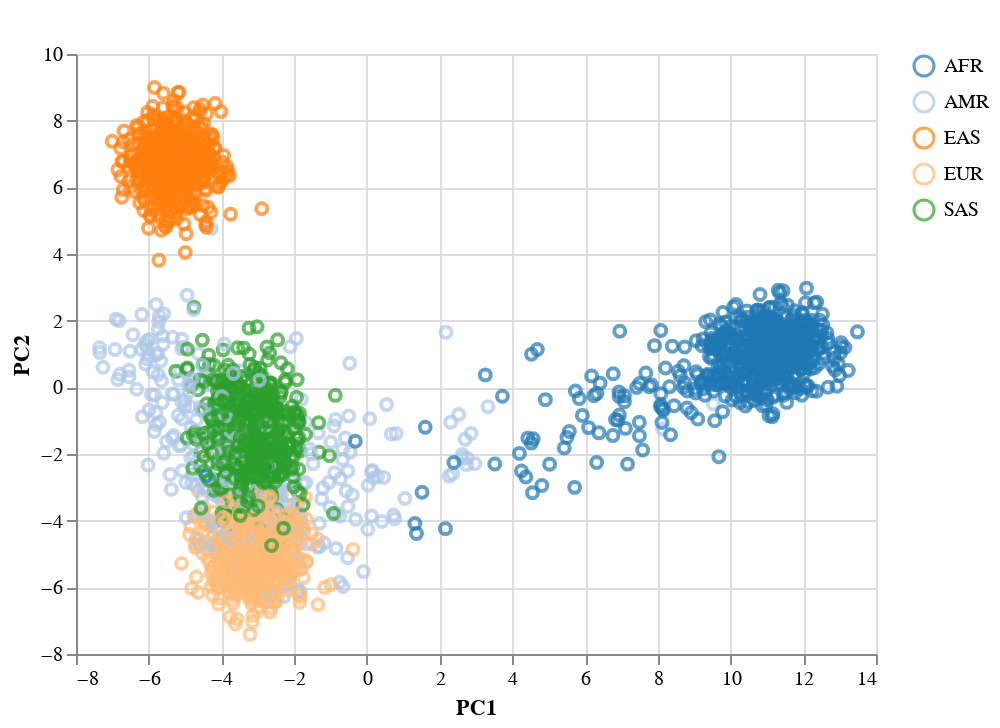

Notebook source saved alongside this figure:
### Code cell
title = alt.TitleParams(' ', anchor='middle')

alt.Chart(df_plot, title =title).mark_point().encode(
    x='PC1',
    y='PC2',
    color = alt.Color('super_pop', scale =alt.Scale(scheme='category20'),
                      legend=alt.Legend(title=None)
    ))

#

### Figure 1 — Vega-Lite specification as saved in the notebook (floating-point values rounded to 4 significant figures; data arrays with more than 128 entries replaced by an {"elided": "..."} marker saying what was removed)
{"config": {"view": {"continuousWidth": 400, "continuousHeight": 300}}, "data": {"name": "data-506ec65b050cd96c175fcc2e20e8bfab"}, "mark": "point", "encoding": {"color": {"field": "super_pop", "legend": {"title": null}, "scale": {"scheme": "category20"}, "type": "nominal"}, "x": {"field": "PC1", "type": "quantitative"}, "y": {"field": "PC2", "type": "quantitative"}}, "title": {"text": " ", "anchor": "middle"}, "$schema": "https://vega.github.io/schema/vega-lite/v4.17.0.json", "datasets": {"data-506ec65b050cd96c175fcc2e20e8bfab": {"elided": "2504 records"}}}
